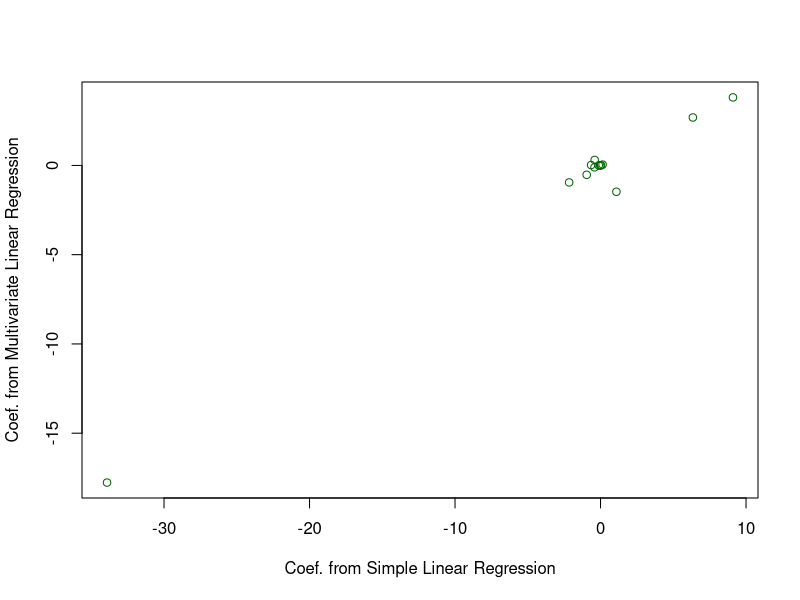
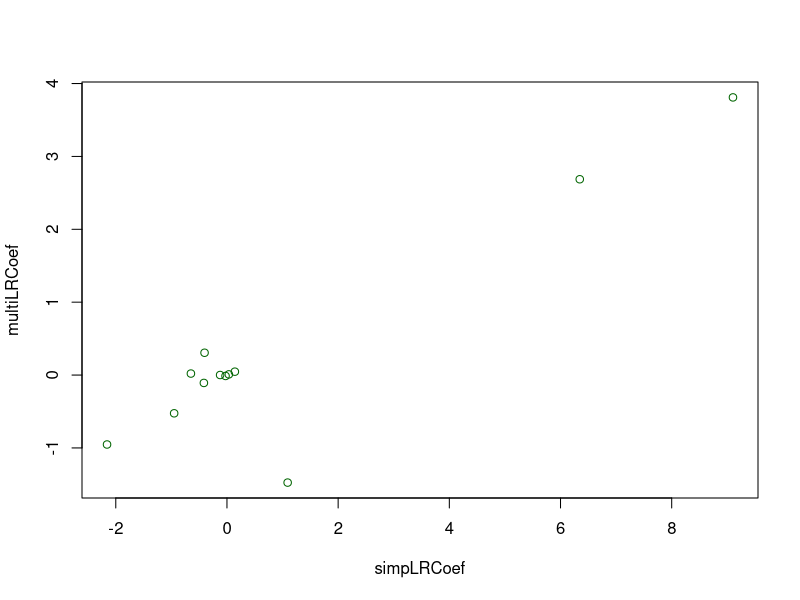

Generate these figures, in order, with R:
setwd("/Users/chuckjia/Desktop/P556HW3")
require("MASS")

# ===== ===== ===== ===== ===== ===== 
# Problem a
# ===== ===== ===== ===== ===== ===== 

rm(list = ls())
namesBoston <- names(Boston)

coefMat <- matrix(0, nrow = 2, ncol = 13)
pvalue <- matrix(0, nrow = 2, ncol = 13)
y <- Boston$medv
for (j in 1:13) {
    x <- data.matrix(Boston[j])
    lmfitThis <- lm(y ~ x)
    coefMat[,j] <- lmfitThis$coefficients
    pvalue[,j] <- summary(lmfitThis)$coefficients[,4]
}
colnames(coefMat) <- namesBoston[1:13]
rownames(coefMat) <- c("beta_0", "beta_1")
colnames(pvalue) <- namesBoston[1:13]
rownames(pvalue) <- c("beta_0", "beta_1")
# t(pvalue)

if (FALSE) {
    for (j in 1:13) {
        filename = paste("Prob2-Ex15-a-", j, ".pdf", sep = "")
        pdf(filename, width = 7, height = 6)
        plot(Boston[,j], y, col = "darkgreen", xlab = namesBoston[j], ylab = namesBoston[14]); abline(coefMat[,j], col = "orange")
        # This will redirect the output of the plot() function
        dev.off()
    }
}

simpLRCoef <- coefMat[2,]

# ===== ===== ===== ===== ===== ===== 
# Problem b
# ===== ===== ===== ===== ===== ===== 

lm.fit <- lm(medv ~ ., data = Boston)
multiLRCoef <- summary(lm.fit)$coefficients
multiLRCoef <- multiLRCoef[,1]
multiLRCoef <- multiLRCoef[2:length(multiLRCoef)]
# cat(array(s$coefficients[,1]), sep = "\\\\ ")

# ===== ===== ===== ===== ===== ===== 
# Problem c
# ===== ===== ===== ===== ===== =====

pointsPlot <- cbind(simpLRCoef, multiLRCoef)
plot(pointsPlot, col = "darkgreen",
     xlab = "Coef. from Simple Linear Regression",
     ylab = "Coef. from Multivariate Linear Regression")
pointsPlotNoNox <- rbind(pointsPlot[1:4,], pointsPlot[6:13,])
plot(pointsPlotNoNox, col = "darkgreen")

# ===== ===== ===== ===== ===== ===== 
# Problem d
# ===== ===== ===== ===== ===== =====

rm(list = ls())
namesBoston <- names(Boston)

coefMat <- matrix(0, nrow = 4, ncol = 13)
pvalue <- matrix(0, nrow = 4, ncol = 13)
Fpvalue <- array(0, dim = 13)
y <- Boston$medv
for (j in 1:13) {
    x <- data.matrix(Boston[j])
    lmfitThis <- lm(y ~ x + I(x^2) + I(x^3))
    # lmfitThis <- lm(y ~ poly(x, 3))
    coefMat[,j] <- lmfitThis$coefficients
    pvalue[,j] <- summary(lmfitThis)$coefficients[,4]
    s <- summary(lmfitThis)
    s <- array(s$fstatistic)
    Fpvalue[j] <- pf(q = s[1], df1 = s[2], df2 = s[3], lower.tail=F)
}
colnames(coefMat) <- namesBoston[1:13]
rownames(coefMat) <- c("beta_0", "beta_1", "beta_2", "beta_3")
colnames(pvalue) <- namesBoston[1:13]
rownames(pvalue) <- c("beta_0", "beta_1",  "beta_2", "beta_3")
names(Fpvalue) <- namesBoston[1:13]
t(coefMat)
t(pvalue)
matrix(Fpvalue, ncol = 1)


